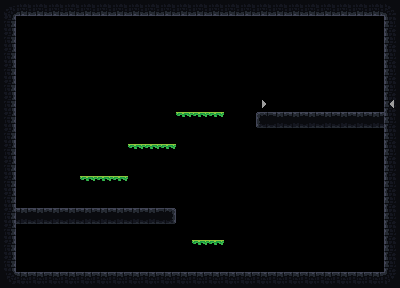

The image is a tile-based game level rendered from a .tmx file. Its description and complete source (layers, tilesets, objects, tile grids) follow:
An orthogonal 25x18 tile map with 16x16 px tiles, 4 tile layers (ground, ladders, jumpThrough, hidden) and 4 objects (player, coin, door, enemy).

<map version="1.2" tiledversion="1.2.0" orientation="orthogonal" renderorder="right-down" width="25" height="18" tilewidth="16" tileheight="16" infinite="0" nextlayerid="6" nextobjectid="42">
 <tileset firstgid="1" name="tileset" tilewidth="16" tileheight="16" tilecount="12" columns="12">
  <image source="tileset.png" trans="ff00ff" width="192" height="16" />
 </tileset>
 <layer id="1" name="ground" width="25" height="18">
  <data encoding="csv">
2684354565,3221225476,3221225476,3221225476,3221225476,3221225476,3221225476,3221225476,3221225476,3221225476,3221225476,3221225476,3221225476,3221225476,3221225476,3221225476,3221225476,3221225476,3221225476,3221225476,3221225476,3221225476,3221225476,3221225476,1610612742,
3221225479,0,0,0,0,0,0,0,0,0,0,0,0,0,0,0,0,0,0,0,0,0,0,0,7,
3221225479,0,0,0,0,0,0,0,0,0,0,0,0,0,0,0,0,0,0,0,0,0,0,0,7,
3221225479,0,0,0,0,0,0,0,0,0,0,0,0,0,0,0,0,0,0,0,0,0,0,0,7,
3221225479,0,0,0,0,0,0,0,0,0,0,0,0,0,0,0,0,0,0,0,0,0,0,0,7,
3221225479,0,0,0,0,0,0,0,0,0,0,0,0,0,0,0,0,0,0,0,0,0,0,0,7,
3221225479,0,0,0,0,0,0,0,0,0,0,0,0,0,0,0,0,0,0,0,0,0,0,0,7,
3221225479,0,0,0,0,0,0,0,0,0,0,0,0,0,0,0,9,8,8,8,8,8,8,8,7,
3221225479,0,0,0,0,0,0,0,0,0,0,0,0,0,0,0,0,0,0,0,0,0,0,0,7,
3221225479,0,0,0,0,0,0,0,0,0,0,0,0,0,0,0,0,0,0,0,0,0,0,0,7,
3221225479,0,0,0,0,0,0,0,0,0,0,0,0,0,0,0,0,0,0,0,0,0,0,0,7,
3221225479,0,0,0,0,0,0,0,0,0,0,0,0,0,0,0,0,0,0,0,0,0,0,0,7,
3221225479,0,0,0,0,0,0,0,0,0,0,0,0,0,0,0,0,0,0,0,0,0,0,0,7,
3221225479,8,8,8,8,8,8,8,8,8,10,0,0,0,0,0,0,0,0,0,0,0,0,0,7,
3221225479,0,0,0,0,0,0,0,0,0,0,0,0,0,0,0,0,0,0,0,0,0,0,0,7,
3221225479,0,0,0,0,0,0,0,0,0,0,0,0,0,0,0,0,0,0,0,0,0,0,0,7,
3221225479,0,0,0,0,0,0,0,0,0,0,0,0,0,0,0,0,0,0,0,0,0,0,0,7,
5,4,4,4,4,4,4,4,4,4,4,4,4,4,4,4,4,4,4,4,4,4,4,4,6
</data>
 </layer>
 <layer id="2" name="ladders" width="25" height="18">
  <data encoding="csv">
0,0,0,0,0,0,0,0,0,0,0,0,0,0,0,0,0,0,0,0,0,0,0,0,0,
0,0,0,0,0,0,0,0,0,0,0,0,0,0,0,0,0,0,0,0,0,0,0,0,0,
0,0,0,0,0,0,0,0,0,0,0,0,0,0,0,0,0,0,0,0,0,0,0,0,0,
0,0,0,0,0,0,0,0,0,0,0,0,0,0,0,0,0,0,0,0,0,0,0,0,0,
0,0,0,0,0,0,0,0,0,0,0,0,0,0,0,0,0,0,0,0,0,0,0,0,0,
0,0,0,0,0,0,0,0,0,0,0,0,0,0,0,0,0,0,0,0,0,0,0,0,0,
0,0,0,0,0,0,0,0,0,0,0,0,0,0,0,0,0,0,0,0,0,0,0,0,0,
0,0,0,0,0,0,0,0,0,0,0,0,0,0,0,0,0,0,0,0,0,0,0,0,0,
0,0,0,0,0,0,0,0,0,0,0,0,0,0,0,0,0,0,0,0,0,0,0,0,0,
0,0,0,0,0,0,0,0,0,0,0,0,0,0,0,0,0,0,0,0,0,0,0,0,0,
0,0,0,0,0,0,0,0,0,0,0,0,0,0,0,0,0,0,0,0,0,0,0,0,0,
0,0,0,0,0,0,0,0,0,0,0,0,0,0,0,0,0,0,0,0,0,0,0,0,0,
0,0,0,0,0,0,0,0,0,0,0,0,0,0,0,0,0,0,0,0,0,0,0,0,0,
0,0,0,0,0,0,0,0,0,0,0,0,0,0,0,0,0,0,0,0,0,0,0,0,0,
0,0,0,0,0,0,0,0,0,0,0,0,0,0,0,0,0,0,0,0,0,0,0,0,0,
0,0,0,0,0,0,0,0,0,0,0,0,0,0,0,0,0,0,0,0,0,0,0,0,0,
0,0,0,0,0,0,0,0,0,0,0,0,0,0,0,0,0,0,0,0,0,0,0,0,0,
0,0,0,0,0,0,0,0,0,0,0,0,0,0,0,0,0,0,0,0,0,0,0,0,0
</data>
 </layer>
 <layer id="3" name="jumpThrough" width="25" height="18">
  <data encoding="csv">
0,0,0,0,0,0,0,0,0,0,0,0,0,0,0,0,0,0,0,0,0,0,0,0,0,
0,0,0,0,0,0,0,0,0,0,0,0,0,0,0,0,0,0,0,0,0,0,0,0,0,
0,0,0,0,0,0,0,0,0,0,0,0,0,0,0,0,0,0,0,0,0,0,0,0,0,
0,0,0,0,0,0,0,0,0,0,0,0,0,0,0,0,0,0,0,0,0,0,0,0,0,
0,0,0,0,0,0,0,0,0,0,0,0,0,0,0,0,0,0,0,0,0,0,0,0,0,
0,0,0,0,0,0,0,0,0,0,0,0,0,0,0,0,0,0,0,0,0,0,0,0,0,
0,0,0,0,0,0,0,0,0,0,0,0,0,0,0,0,0,0,0,0,0,0,0,0,0,
0,0,0,0,0,0,0,0,0,0,0,11,11,11,0,0,0,0,0,0,0,0,0,0,0,
0,0,0,0,0,0,0,0,0,0,0,0,0,0,0,0,0,0,0,0,0,0,0,0,0,
0,0,0,0,0,0,0,0,11,11,11,0,0,0,0,0,0,0,0,0,0,0,0,0,0,
0,0,0,0,0,0,0,0,0,0,0,0,0,0,0,0,0,0,0,0,0,0,0,0,0,
0,0,0,0,0,11,11,11,0,0,0,0,0,0,0,0,0,0,0,0,0,0,0,0,0,
0,0,0,0,0,0,0,0,0,0,0,0,0,0,0,0,0,0,0,0,0,0,0,0,0,
0,0,0,0,0,0,0,0,0,0,0,0,0,0,0,0,0,0,0,0,0,0,0,0,0,
0,0,0,0,0,0,0,0,0,0,0,0,0,0,0,0,0,0,0,0,0,0,0,0,0,
0,0,0,0,0,0,0,0,0,0,0,0,11,11,0,0,0,0,0,0,0,0,0,0,0,
0,0,0,0,0,0,0,0,0,0,0,0,0,0,0,0,0,0,0,0,0,0,0,0,0,
0,0,0,0,0,0,0,0,0,0,0,0,0,0,0,0,0,0,0,0,0,0,0,0,0
</data>
 </layer>
 <layer id="4" name="hidden" width="25" height="18">
  <data encoding="csv">
0,0,0,0,0,0,0,0,0,0,0,0,0,0,0,0,0,0,0,0,0,0,0,0,0,
0,0,0,0,0,0,0,0,0,0,0,0,0,0,0,0,0,0,0,0,0,0,0,0,0,
0,0,0,0,0,0,0,0,0,0,0,0,0,0,0,0,0,0,0,0,0,0,0,0,0,
0,0,0,0,0,0,0,0,0,0,0,0,0,0,0,0,0,0,0,0,0,0,0,0,0,
0,0,0,0,0,0,0,0,0,0,0,0,0,0,0,0,0,0,0,0,0,0,0,0,0,
0,0,0,0,0,0,0,0,0,0,0,0,0,0,0,0,0,0,0,0,0,0,0,0,0,
0,0,0,0,0,0,0,0,0,0,0,0,0,0,0,0,3,0,0,0,0,0,0,0,2,
0,0,0,0,0,0,0,0,0,0,0,0,0,0,0,0,0,0,0,0,0,0,0,0,0,
0,0,0,0,0,0,0,0,0,0,0,0,0,0,0,0,0,0,0,0,0,0,0,0,0,
0,0,0,0,0,0,0,0,0,0,0,0,0,0,0,0,0,0,0,0,0,0,0,0,0,
0,0,0,0,0,0,0,0,0,0,0,0,0,0,0,0,0,0,0,0,0,0,0,0,0,
0,0,0,0,0,0,0,0,0,0,0,0,0,0,0,0,0,0,0,0,0,0,0,0,0,
0,0,0,0,0,0,0,0,0,0,0,0,0,0,0,0,0,0,0,0,0,0,0,0,0,
0,0,0,0,0,0,0,0,0,0,0,0,0,0,0,0,0,0,0,0,0,0,0,0,0,
0,0,0,0,0,0,0,0,0,0,0,0,0,0,0,0,0,0,0,0,0,0,0,0,0,
0,0,0,0,0,0,0,0,0,0,0,0,0,0,0,0,0,0,0,0,0,0,0,0,0,
0,0,0,0,0,0,0,0,0,0,0,0,0,0,0,0,0,0,0,0,0,0,0,0,0,
0,0,0,0,0,0,0,0,0,0,0,0,0,0,0,0,0,0,0,0,0,0,0,0,0
</data>
 </layer>
 <objectgroup id="5" name="entities">
  <object id="36" name="player" x="16" y="192" width="16" height="16" />
  <object id="37" name="coin" x="256" y="256" width="16" height="16" />
  <object id="38" name="door" x="368" y="256" width="16" height="16" />
  <object id="41" name="enemy" x="365" y="98" />
 </objectgroup>
</map>
